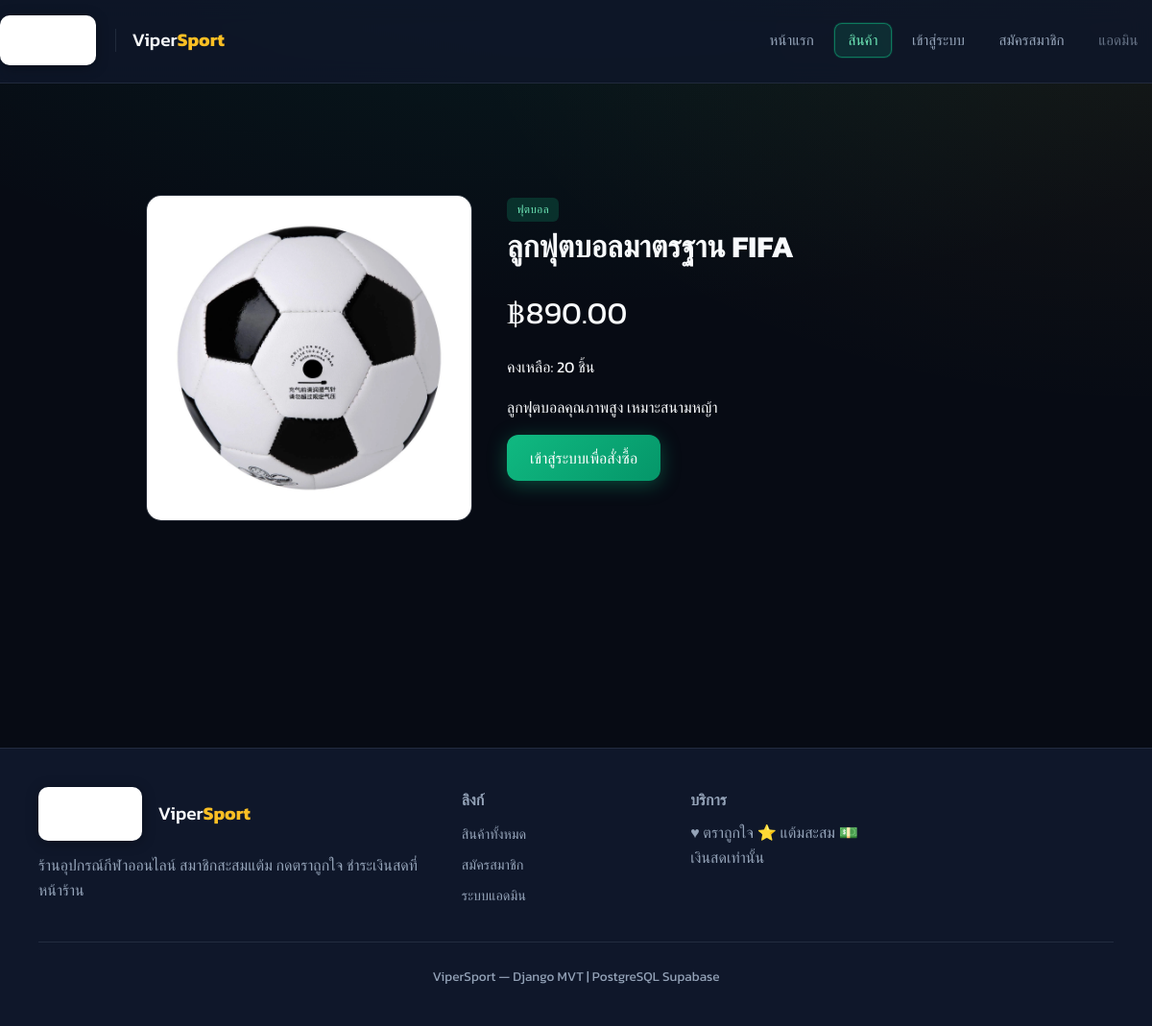
The page /products/1/ on the database its author committed.
### shop/models.py (models this page shows, shortened)
class Product(models.Model):
    category = models.ForeignKey(
        Category,
        on_delete=models.PROTECT,
        related_name='products',
        verbose_name='หมวดหมู่',
    )
    name = models.CharField('ชื่อสินค้า', max_length=200)
    description = models.TextField('รายละเอียด', blank=True)
    price = models.DecimalField(
        'ราคา (บาท)',
        max_digits=10,
        decimal_places=2,
        validators=[MinValueValidator(0)],
    )
    stock = models.PositiveIntegerField('คงเหลือ', default=0)
    image = models.ImageField('รูปภาพ', upload_to='products/', blank=True, null=True)
    is_active = models.BooleanField('เปิดขาย', default=True)
    created_at = models.DateTimeField(auto_now_add=True)
    updated_at = models.DateTimeField(auto_now=True)
    class Meta:
        verbose_name = 'สินค้า'
        verbose_name_plural = 'สินค้า'
        ordering = ['-created_at']

class Category(models.Model):
    name = models.CharField('หมวดหมู่', max_length=100)
    slug = models.SlugField(unique=True)
    description = models.TextField(blank=True)
    class Meta:
        verbose_name = 'หมวดหมู่'
        verbose_name_plural = 'หมวดหมู่'
        ordering = ['name']

### shop/views.py (the view)
# urls.py: path('products/<int:pk>/', views.product_detail, name='product_detail'),
def product_detail(request, pk):
    product = get_object_or_404(Product, pk=pk, is_active=True)
    is_favorite = False
    if request.user.is_authenticated:
        profile = get_or_create_profile(request.user)
        is_favorite = Favorite.objects.filter(member=profile, product=product).exists()
    return render(request, 'shop/product_detail.html', {
        'product': product,
        'is_favorite': is_favorite,
    })

### shop/context_processors.py (called while the page is built)
def cart_context(request):
    cart = request.session.get('cart', {})
    count = sum(item.get('qty', 0) for item in cart.values())
    return {'cart_count': count}

### templates/shop/product_detail.html (shortened to what this page needs)
{% extends 'base.html' %}
{% block content %}
<div class="container detail-page">
  <div class="detail-layout">
  <div>
    {% if product.image %}
    <img src="{{ product.image.url }}" alt="{{ product.name }}" class="detail-img">
    {% else %}
    <div class="placeholder-img detail-img">🎾</div>
    {% endif %}
  </div>
  <div class="detail-panel">
    <span class="badge">{{ product.category.name }}</span>
    <h1>{{ product.name }}</h1>
    <p class="price" style="font-size:2rem;margin:1rem 0">฿{{ product.price }}</p>
    <p class="stock mb-2">คงเหลือ: {{ product.stock }} ชิ้น</p>
    <p>{{ product.description|linebreaks }}</p>
    <div class="actions mt-2">
      {% if user.is_authenticated %}
      <form method="post" action="{% url 'toggle_favorite' product.pk %}" style="display:inline">
        {% csrf_token %}
        <input type="hidden" name="next" value="{% url 'product_detail' product.pk %}">
        <button type="submit" class="fav-btn {% if is_favorite %}active{% endif %}">
          {% if is_favorite %}♥ ตราถูกใจ{% else %}♡ กดตราถูกใจ{% endif %}
        </button>
      </form>
      {% if product.stock > 0 %}
      <form method="post" action="{% url 'cart_add' product.pk %}" style="display:inline">
        {% csrf_token %}
        <button type="submit" class="btn">ใส่ตะกร้า</button>
      </form>
      {% else %}
      <span class="badge" style="background:#dc2626">สินค้าหมด</span>
      {% endif %}
      {% else %}
      <a href="{% url 'member_login' %}?next={% url 'product_detail' product.pk %}" class="btn">เข้าสู่ระบบเพื่อสั่งซื้อ</a>
      {% endif %}
    </div>
  </div>
  </div>
</div>
{% endblock %}

### static/css/style.css (style rules this page uses)
:root { --primary: #10b981; --primary-glow: rgba(16, 185, 129, 0.35); --primary-dark: #059669; --accent: #fbbf24; --accent-glow: rgba(251, 191, 36, 0.25); --danger: #ef4444; --bg: #070b14; --bg-elevated: #0f172a; --bg-card: #141c2e; --bg-card-hover: #1a2540; --text: #f8fafc; --muted: #94a3b8; --border: rgba(148, 163, 184, 0.15); --radius: 16px; --shadow: 0 20px 40px rgba(0, 0, 0, 0.45); --font: 'Kanit', system-ui, sans-serif; }
* { box-sizing: border-box; margin: 0; padding: 0; }
html { scroll-behavior: smooth; width: 100%; overflow-x: hidden; }
body { font-family: var(--font); background: var(--bg); color: var(--text); min-height: 100vh; width: 100%; overflow-x: hidden; line-height: 1.65; background-image: radial-gradient(ellipse 80% 50% at 50% -20%, rgba(16, 185, 129, 0.12), transparent), radial-gradient(ellipse 60% 40% at 100% 0%, rgba(251, 191, 36, 0.06), transparent); }
a { color: var(--primary); text-decoration: none; transition: color 0.2s; }
.container { width: 100%; max-width: 100%; margin: 0 auto; padding-left: clamp(1.25rem, 4vw, 2.5rem); padding-right: clamp(1.25rem, 4vw, 2.5rem); }
.btn { display: inline-flex; align-items: center; justify-content: center; gap: 0.4rem; padding: 0.65rem 1.5rem; background: linear-gradient(135deg, var(--primary), var(--primary-dark)); color: #fff; border: none; border-radius: 12px; cursor: pointer; font-family: inherit; font-size: 1rem; font-weight: 500; transition: transform 0.15s, box-shadow 0.2s; box-shadow: 0 4px 20px var(--primary-glow); }
.badge { display: inline-block; padding: 0.2rem 0.65rem; border-radius: 6px; font-size: 0.72rem; font-weight: 500; background: rgba(16, 185, 129, 0.2); color: #6ee7b7; text-transform: uppercase; letter-spacing: 0.04em; }
.detail-page { width: 100%; min-height: calc(100vh - 220px); display: flex; justify-content: center; align-items: center; padding: clamp(1.5rem, 4vh, 3rem) clamp(1.25rem, 4vw, 2.5rem); box-sizing: border-box; }
.detail-layout { display: grid; grid-template-columns: minmax(0, 300px) minmax(260px, 480px); gap: clamp(1.5rem, 3vw, 2.5rem); align-items: start; width: fit-content; max-width: 100%; }
@media (min-width: 1200px) { .detail-layout { grid-template-columns: minmax(0, 340px) minmax(280px, 520px); } }
.detail-img { width: 100%; max-width: 300px; max-height: 300px; border-radius: var(--radius); border: 1px solid var(--border); object-fit: contain; background: rgba(255, 255, 255, 0.04); }
@media (min-width: 1200px) { .detail-img { max-width: 340px; max-height: 340px; } }
.detail-panel { width: 100%; }
.actions { display: flex; gap: 0.6rem; flex-wrap: wrap; align-items: center; }
.mt-2 { margin-top: 1rem; }
.mb-2 { margin-bottom: 1rem; }

### rows shown on the page
Product: image (picture), category.name "ฟุตบอล", name "ลูกฟุตบอลมาตรฐาน FIFA", price "890.00", stock "20", description "ลูกฟุตบอลคุณภาพสูง เหมาะสนามหญ้า"
